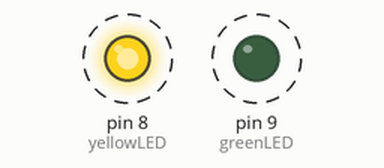
This sketch was run on a simulated Arduino Uno, built with avr-gcc and run on an emulated ATmega328P. Shown: output pins drawn as LEDs (lit = HIGH). Dashed ring = blinking.

Above: at 0.3 s.
Timing chart, 0 to 4.8 s (numbered marks = the images above):
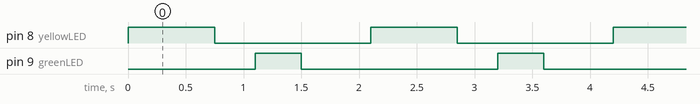

Measured:
- by itself, pin 8 (yellowLED): alternates HIGH for 0.75 s and LOW for 1.4 s
- by itself, pin 9 (greenLED): alternates HIGH for 0.40 s and LOW for 1.7 s
- by itself, everything shown: repeats every 2.1 s, in 4 steps

The sketch:

Example_7__Blink_LEDs_.ino
```cpp
int yellowLED = 8; //set yellow LED to pin 8
int greenLED  = 9; //set green LED to pin 9


void setup() {
  // initialize digital pin as an output.
  pinMode(yellowLED, OUTPUT); //initialize led yellow as output
  pinMode(greenLED, OUTPUT); //initialize led green as output
}

// the loop function runs over and over again forever
void loop() {
  digitalWrite(yellowLED, HIGH);   // turn the LED on (HIGH is the voltage level)
  delay(750);
  digitalWrite(yellowLED, LOW);    // turn the LED off by making the voltage LOW
  delay(350);
  digitalWrite(greenLED, HIGH);   // turn the LED on (HIGH is the voltage level)
  delay(400);
  digitalWrite(greenLED, LOW);    // turn the LED off by making the voltage LOW
  delay(600);
}
```
